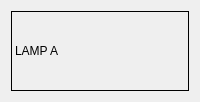
<?xml version="1.0" encoding="UTF-8"?>
<ui version="4.0">
 <class>Form</class>
 <widget class="QWidget" name="Form">
  <property name="geometry">
   <rect>
    <x>0</x>
    <y>0</y>
    <width>200</width>
    <height>98</height>
   </rect>
  </property>
  <property name="windowTitle">
   <string>Form</string>
  </property>
  <layout class="QVBoxLayout" name="verticalLayout">
   <property name="spacing">
    <number>0</number>
   </property>
   <item>
    <widget class="QLabel" name="labelLamp">
     <property name="sizePolicy">
      <sizepolicy hsizetype="Preferred" vsizetype="Fixed">
       <horstretch>0</horstretch>
       <verstretch>0</verstretch>
      </sizepolicy>
     </property>
     <property name="minimumSize">
      <size>
       <width>0</width>
       <height>80</height>
      </size>
     </property>
     <property name="frameShape">
      <enum>QFrame::Box</enum>
     </property>
     <property name="text">
      <string>LAMP A</string>
     </property>
    </widget>
   </item>
  </layout>
 </widget>
 <resources/>
 <connections/>
</ui>
